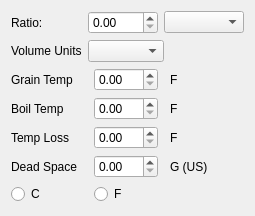
           <widget class="QWidget" name="mashSettings">
            <property name="geometry">
             <rect>
              <x>0</x>
              <y>0</y>
              <width>255</width>
              <height>216</height>
             </rect>
            </property>
            <attribute name="label">
             <string>Settings</string>
            </attribute>
            <layout class="QGridLayout" name="gridLayout_14">
             <item row="3" column="4">
              <widget class="QLabel" name="grainTempUnit">
               <property name="text">
                <string>F</string>
               </property>
              </widget>
             </item>
             <item row="7" column="0" colspan="2">
              <widget class="QLabel" name="deadSpaceLabel">
               <property name="text">
                <string>Dead Space</string>
               </property>
              </widget>
             </item>
             <item row="1" column="1" colspan="3">
              <widget class="QComboBox" name="mashVolCombo"/>
             </item>
             <item row="6" column="0">
              <widget class="QLabel" name="tempLossLabel">
               <property name="text">
                <string>Temp Loss</string>
               </property>
              </widget>
             </item>
             <item row="0" column="3" colspan="2">
              <widget class="QComboBox" name="ratioUnits"/>
             </item>
             <item row="0" column="0">
              <widget class="QLabel" name="ratioLabel">
               <property name="text">
                <string>Ratio:</string>
               </property>
              </widget>
             </item>
             <item row="6" column="4">
              <widget class="QLabel" name="tempLossUnit">
               <property name="text">
                <string>F</string>
               </property>
              </widget>
             </item>
             <item row="5" column="4">
              <widget class="QLabel" name="boilTempUnit">
               <property name="text">
                <string>F</string>
               </property>
              </widget>
             </item>
             <item row="7" column="4">
              <widget class="QLabel" name="deadSpaceUnit">
               <property name="text">
                <string>G (US)</string>
               </property>
              </widget>
             </item>
             <item row="3" column="0">
              <widget class="QLabel" name="grainTempLabel">
               <property name="text">
                <string>Grain Temp</string>
               </property>
              </widget>
             </item>
             <item row="5" column="2">
              <widget class="QDoubleSpinBox" name="boilTempSpin">
               <property name="maximum">
                <double>250.000000000000000</double>
               </property>
              </widget>
             </item>
             <item row="7" column="2">
              <widget class="QDoubleSpinBox" name="deadSpaceSpin"/>
             </item>
             <item row="6" column="2">
              <widget class="QDoubleSpinBox" name="tempLossSpin">
               <property name="maximum">
                <double>250.000000000000000</double>
               </property>
              </widget>
             </item>
             <item row="0" column="1" colspan="2">
              <widget class="QDoubleSpinBox" name="ratioSpin"/>
             </item>
             <item row="1" column="0">
              <widget class="QLabel" name="mashVolLabel">
               <property name="text">
                <string>Volume Units</string>
               </property>
              </widget>
             </item>
             <item row="3" column="2">
              <widget class="QDoubleSpinBox" name="grainTempSpin">
               <property name="maximum">
                <double>250.000000000000000</double>
               </property>
              </widget>
             </item>
             <item row="1" column="4">
              <spacer name="horizontalSpacer_4">
               <property name="orientation">
                <enum>Qt::Horizontal</enum>
               </property>
               <property name="sizeHint" stdset="0">
                <size>
                 <width>40</width>
                 <height>20</height>
                </size>
               </property>
              </spacer>
             </item>
             <item row="5" column="0">
              <widget class="QLabel" name="boilTempLabel">
               <property name="text">
                <string>Boil Temp</string>
               </property>
              </widget>
             </item>
             <item row="8" column="0">
              <widget class="QRadioButton" name="mashTempC">
               <property name="text">
                <string>C</string>
               </property>
              </widget>
             </item>
             <item row="8" column="2">
              <widget class="QRadioButton" name="mashTempF">
               <property name="text">
                <string>F</string>
               </property>
              </widget>
             </item>
            </layout>
           </widget>
